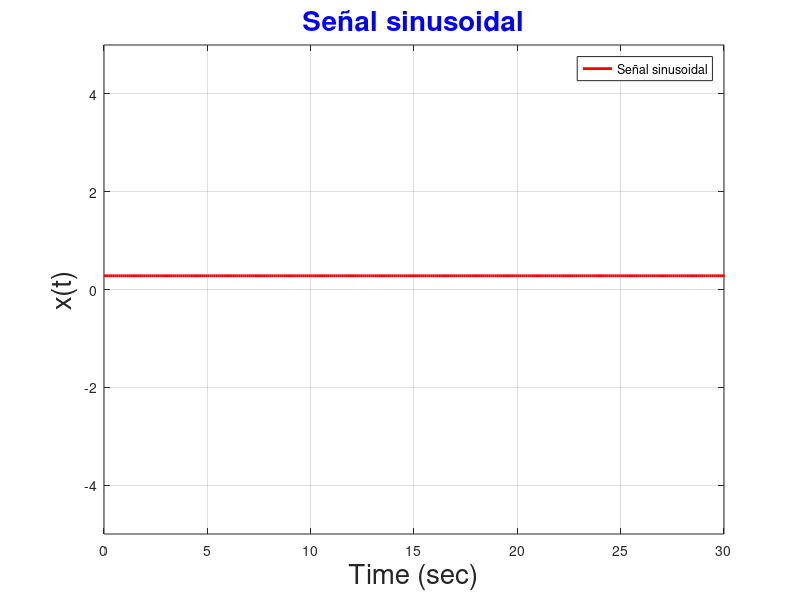

This figure's MATLAB source:
t = 0:0.1:40;
x = -2+3*cos(cos(5*pi*t+pi/4))+sin(40*pi*t);

figure('Position', [0, 0, 1000, 500])
plot(t,x, 'color', 'red', 'linewidth', 2, 'markersize', 10, 'DisplayName', 'Señal sinusoidal')
axis([0 30 -5 5])
title("Señal sinusoidal", 'color', 'blue', 'fontsize', 20)
grid
xlabel('Time (sec)', 'fontsize', 20)
ylabel('x(t)', 'fontsize', 20)
legend()